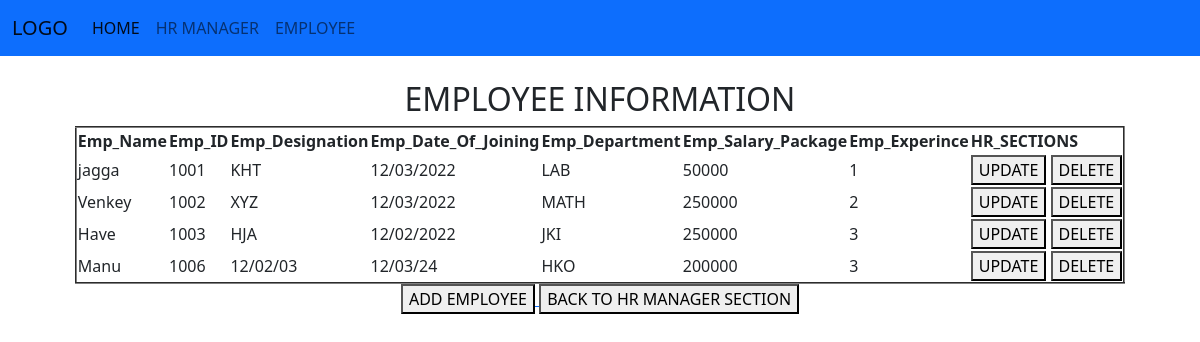
The app's page /employeedata/ with its own data.
### app/models.py (models this page shows)
class Empdata(models.Model):
	Emp_Name = models.CharField(max_length=25)
	Emp_ID = models.IntegerField()
	Emp_Designation = models.CharField(max_length=40)
	Emp_Date_Of_Joining = models.CharField(max_length=30)
	Emp_Department = models.CharField(max_length=20)
	Emp_Salary_Package = models.IntegerField()
	Emp_Experince = models.IntegerField()

### app/views.py (the view)
# urls.py: path('employeedata/',views.Empdata_view),
def Empdata_view(request):
	employees = Empdata.objects.all()
	return render(request,'app/employeedata.html',{'e':employees})

### templates/app/employeedata.html (shortened to what this page needs)
<!DOCTYPE html>
<html>
<head>
</head>
<center>
<body>
{% extends 'app/home.html' %}
{% load static %}
{% block body_block %}
<br>
<h2>EMPLOYEE INFORMATION</h2>
<table border='2px;'>
<thead>
	<th>Emp_Name</th>
	<th>Emp_ID</th>
	<th>Emp_Designation</th>
	<th>Emp_Date_Of_Joining</th>
	<th>Emp_Department</th>
	<th>Emp_Salary_Package</th>
	<th>Emp_Experince</th>
	<th>HR_SECTIONS</th>
</thead>
{%for i in e%}
<tr>
	<td>{{i.Emp_Name}}</td>
	<td>{{i.Emp_ID}}</td>
	<td>{{i.Emp_Designation}}</td>
	<td>{{i.Emp_Date_Of_Joining}}</td>
	<td>{{i.Emp_Department}}</td>
	<td>{{i.Emp_Salary_Package}}</td>
	<td>{{i.Emp_Experince}}</td>
	<td><a href="/update/{{i.id}}"><button>UPDATE</button></a> <a href="/delete/{{ i.id }}"><button>DELETE</button></a> </td>
	</tr>
{% endfor %}
</table>
<a href="/employeeform"><button>ADD EMPLOYEE</button>
</a>
<a href="/hrmanager"><button>BACK TO  HR MANAGER SECTION</button></a>
{% endblock %}

### templates/app/home.html (shortened to what this page needs)
{% load static %}
<!DOCTYPE html>
<html>
<head>
<link rel="stylesheet"  href="{% static 'css/style.css'  %}">
	<link href="https://cdn.jsdelivr.net/npm/bootstrap@5.1.3/dist/css/bootstrap.min.css" rel="stylesheet">
</head>
<body><nav class="navbar navbar-expand-lg navbar-light bg-primary">
  <div class="container-fluid">
    <a class="navbar-brand" href="/home">LOGO</a>
    <div class="collapse navbar-collapse" id="navbarNavAltMarkup">
      <div class="navbar-nav">
        <a class="nav-link active" aria-current="page" href="/home">HOME</a>
        <a class="nav-link" href="/hrmanager">HR MANAGER</a>
        <a class="nav-link" href="/employee">EMPLOYEE</a>
      </div>
    </div>
  </div>
</nav>
{% block body_block %}{% endblock %}
</center>
</body>
</html>

### records on screen
Empdata: Emp_Name "jagga", Emp_ID "1001", Emp_Designation "KHT", Emp_Date_Of_Joining "12/03/2022", Emp_Department "LAB", Emp_Salary_Package "50000", Emp_Experince "1"
Empdata: Emp_Name "Venkey", Emp_ID "1002", Emp_Designation "XYZ", Emp_Date_Of_Joining "12/03/2022", Emp_Department "MATH", Emp_Salary_Package "250000", Emp_Experince "2"
Empdata: Emp_Name "Have", Emp_ID "1003", Emp_Designation "HJA", Emp_Date_Of_Joining "12/02/2022", Emp_Department "JKI", Emp_Salary_Package "250000", Emp_Experince "3"
Empdata: Emp_Name "Manu", Emp_ID "1006", Emp_Designation "12/02/03", Emp_Date_Of_Joining "12/03/24", Emp_Department "HKO", Emp_Salary_Package "200000", Emp_Experince "3"
